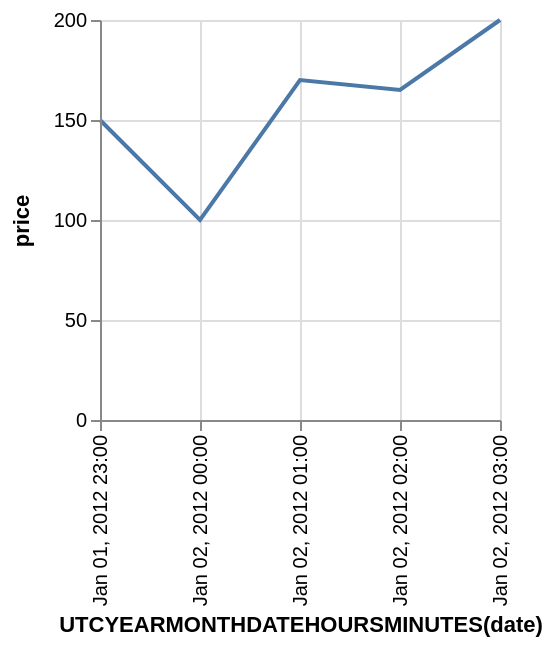

Source (Vega-Lite JSON):
### Vega specification from a JSON file in a GitHub repository (floating-point values rounded to 4 significant figures)
{"$schema": "https://vega.github.io/schema/vega/v3.0.json", "description": "Google's stock price over time.", "autosize": "pad", "padding": 5, "style": "cell", "data": [{"name": "source_0", "values": [{"date": "Sun, 01 Jan 2012 23:00:00", "price": 150}, {"date": "Sun, 02 Jan 2012 00:00:00", "price": 100}, {"date": "Sun, 02 Jan 2012 01:00:00", "price": 170}, {"date": "Sun, 02 Jan 2012 02:00:00", "price": 165}, {"date": "Sun, 02 Jan 2012 03:00:00", "price": 200}]}, {"name": "data_0", "source": "source_0", "transform": [{"type": "formula", "expr": "toDate(datum[\"date\"])", "as": "date"}, {"type": "formula", "expr": "toNumber(datum[\"price\"])", "as": "price"}, {"type": "filter", "expr": "datum[\"date\"] !== null && !isNaN(datum[\"date\"]) && datum[\"price\"] !== null && !isNaN(datum[\"price\"])"}, {"type": "formula", "as": "utcyearmonthdatehoursminutes_date", "expr": "datetime(utcyear(datum[\"date\"]), utcmonth(datum[\"date\"]), utcdate(datum[\"date\"]), utchours(datum[\"date\"]), utcminutes(datum[\"date\"]), 0, 0)"}]}], "signals": [{"name": "width", "update": "200"}, {"name": "height", "update": "200"}], "marks": [{"name": "marks", "type": "line", "style": ["line"], "sort": {"field": "datum[\"utcyearmonthdatehoursminutes_date\"]", "order": "descending"}, "from": {"data": "data_0"}, "encode": {"update": {"x": {"scale": "x", "field": "utcyearmonthdatehoursminutes_date"}, "y": {"scale": "y", "field": "price"}, "stroke": {"value": "#4c78a8"}}}}], "scales": [{"name": "x", "type": "time", "domain": {"data": "data_0", "field": "utcyearmonthdatehoursminutes_date"}, "range": [0, {"signal": "width"}], "round": true, "nice": "minute"}, {"name": "y", "type": "linear", "domain": {"data": "data_0", "field": "price"}, "range": [{"signal": "height"}, 0], "round": true, "nice": true, "zero": true}], "axes": [{"scale": "x", "labelOverlap": true, "orient": "bottom", "tickCount": {"signal": "ceil(width/40)"}, "title": "UTCYEARMONTHDATEHOURSMINUTES(date)", "zindex": 1, "encode": {"labels": {"update": {"text": {"signal": "timeFormat(datum.value, '%b %d, %Y %H:%M')"}, "angle": {"value": 270}, "align": {"value": "right"}, "baseline": {"value": "middle"}}}}}, {"scale": "x", "domain": false, "grid": true, "labels": false, "maxExtent": 0, "minExtent": 0, "orient": "bottom", "tickCount": {"signal": "ceil(width/40)"}, "ticks": false, "zindex": 0, "gridScale": "y"}, {"scale": "y", "labelOverlap": true, "orient": "left", "tickCount": {"signal": "ceil(height/40)"}, "title": "price", "zindex": 1}, {"scale": "y", "domain": false, "grid": true, "labels": false, "maxExtent": 0, "minExtent": 0, "orient": "left", "tickCount": {"signal": "ceil(height/40)"}, "ticks": false, "zindex": 0, "gridScale": "x"}], "config": {"axis": {"domainColor": "#888", "tickColor": "#888"}, "axisY": {"minExtent": 30}, "style": {"cell": {"fill": "transparent", "stroke": "#ccc"}}}}
